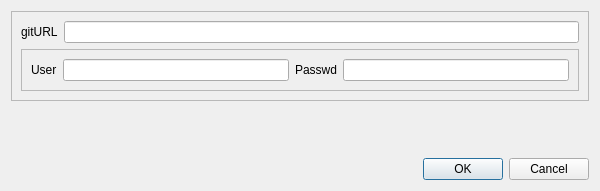
<?xml version="1.0" encoding="UTF-8"?>
<ui version="4.0">
 <class>CloneDialog</class>
 <widget class="QDialog" name="CloneDialog">
  <property name="geometry">
   <rect>
    <x>0</x>
    <y>0</y>
    <width>600</width>
    <height>191</height>
   </rect>
  </property>
  <property name="windowTitle">
   <string>Dialog</string>
  </property>
  <layout class="QVBoxLayout" name="verticalLayout">
   <item>
    <widget class="QFrame" name="frame">
     <property name="frameShape">
      <enum>QFrame::StyledPanel</enum>
     </property>
     <property name="frameShadow">
      <enum>QFrame::Raised</enum>
     </property>
     <layout class="QFormLayout" name="formLayout_2">
      <item row="1" column="0">
       <widget class="QLabel" name="gitUrlLabel">
        <property name="text">
         <string>gitURL</string>
        </property>
       </widget>
      </item>
      <item row="1" column="1">
       <widget class="QLineEdit" name="gitUrlEdit"/>
      </item>
      <item row="2" column="0" colspan="2">
       <widget class="QFrame" name="frame_2">
        <property name="sizePolicy">
         <sizepolicy hsizetype="Preferred" vsizetype="Preferred">
          <horstretch>0</horstretch>
          <verstretch>0</verstretch>
         </sizepolicy>
        </property>
        <property name="frameShape">
         <enum>QFrame::StyledPanel</enum>
        </property>
        <property name="frameShadow">
         <enum>QFrame::Raised</enum>
        </property>
        <layout class="QHBoxLayout" name="horizontalLayout">
         <item>
          <widget class="QLabel" name="gitUserLabel">
           <property name="frameShape">
            <enum>QFrame::NoFrame</enum>
           </property>
           <property name="text">
            <string>User</string>
           </property>
          </widget>
         </item>
         <item>
          <widget class="QLineEdit" name="gitUserEdit"/>
         </item>
         <item>
          <widget class="QLabel" name="gitPasswdLabel">
           <property name="text">
            <string>Passwd</string>
           </property>
          </widget>
         </item>
         <item>
          <widget class="QLineEdit" name="gitPasswdEdit"/>
         </item>
        </layout>
       </widget>
      </item>
     </layout>
    </widget>
   </item>
   <item>
    <spacer name="verticalSpacer">
     <property name="orientation">
      <enum>Qt::Vertical</enum>
     </property>
     <property name="sizeHint" stdset="0">
      <size>
       <width>20</width>
       <height>40</height>
      </size>
     </property>
    </spacer>
   </item>
   <item>
    <widget class="QDialogButtonBox" name="buttonBox">
     <property name="orientation">
      <enum>Qt::Horizontal</enum>
     </property>
     <property name="standardButtons">
      <set>QDialogButtonBox::Cancel|QDialogButtonBox::Ok</set>
     </property>
    </widget>
   </item>
  </layout>
 </widget>
 <resources/>
 <connections>
  <connection>
   <sender>buttonBox</sender>
   <signal>accepted()</signal>
   <receiver>CloneDialog</receiver>
   <slot>accept()</slot>
   <hints>
    <hint type="sourcelabel">
     <x>248</x>
     <y>254</y>
    </hint>
    <hint type="destinationlabel">
     <x>157</x>
     <y>274</y>
    </hint>
   </hints>
  </connection>
  <connection>
   <sender>buttonBox</sender>
   <signal>rejected()</signal>
   <receiver>CloneDialog</receiver>
   <slot>reject()</slot>
   <hints>
    <hint type="sourcelabel">
     <x>316</x>
     <y>260</y>
    </hint>
    <hint type="destinationlabel">
     <x>286</x>
     <y>274</y>
    </hint>
   </hints>
  </connection>
 </connections>
</ui>
